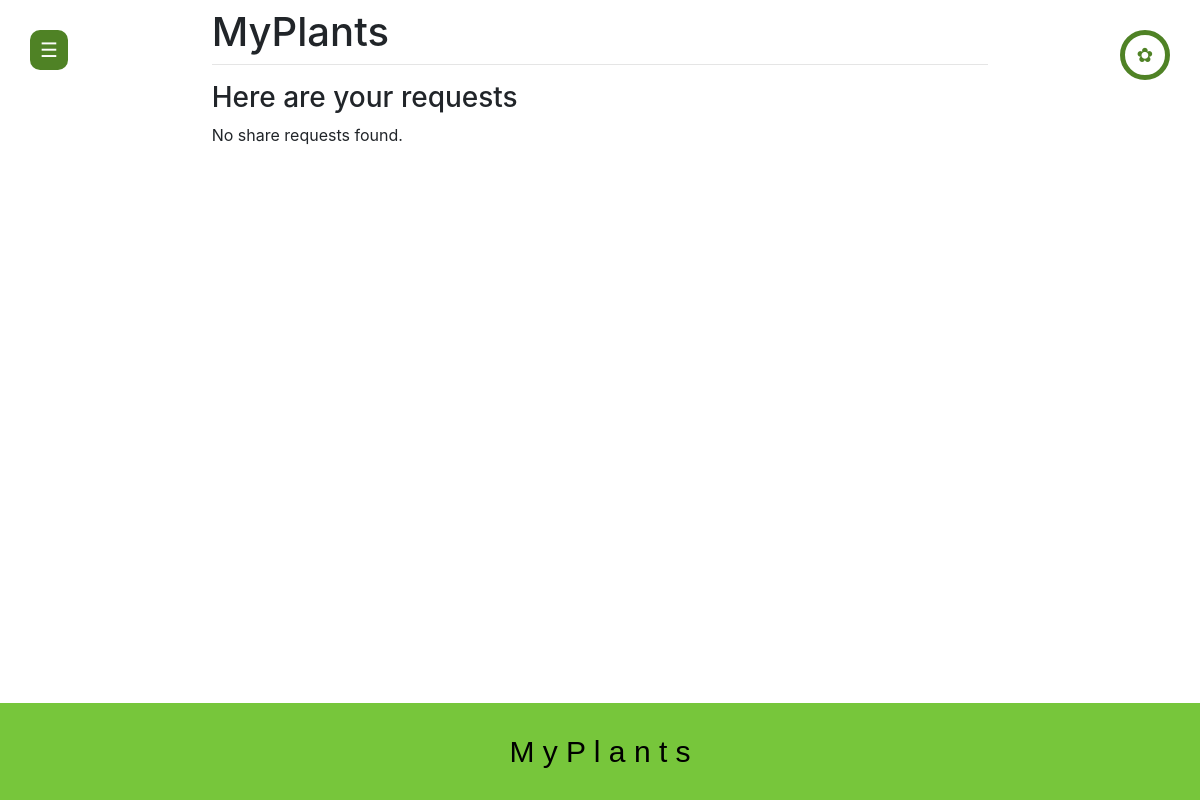
Before: /requests/ (signed in) with the older database file.
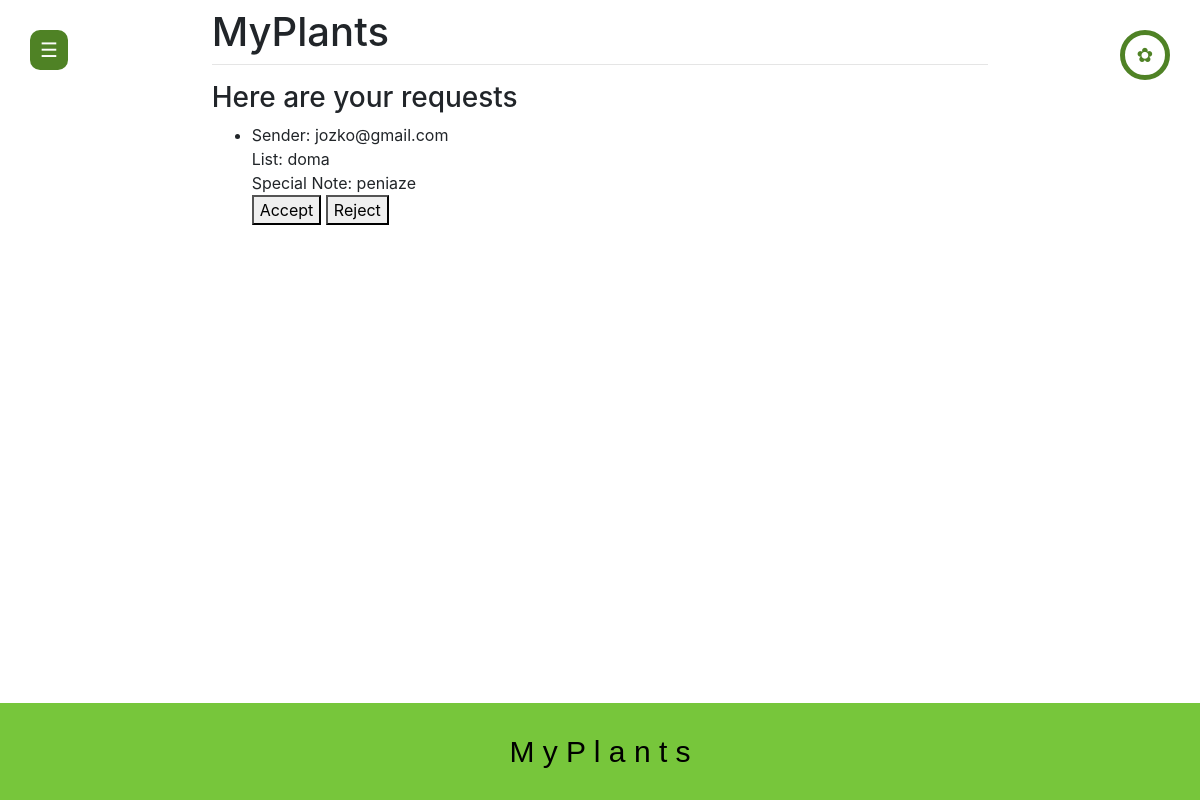
After: the same page with the newer database file.
### main/models.py (models this page shows)
class Requests(models.Model):
    senderID = models.ForeignKey(User, on_delete=models.CASCADE)
    listID = models.ForeignKey(PlantList, on_delete=models.CASCADE)
    receiverEmail = models.CharField(max_length=200)
    specialNote = models.CharField(max_length=200)
    def __str__(self):
        return str(self.listID)

class PlantList(models.Model):
    userID = models.ForeignKey(User, on_delete=models.CASCADE)
    location = models.CharField(max_length=200)
    plantAmount = models.IntegerField(default=0)
    def __str__(self):
        return self.location

### main/views.py (the view)
# urls.py: path("requests/", views.requests, name="requests"),
def requests(request):
    rqest = Requests.objects.filter(receiverEmail=request.user.email)
    print(rqest)
    return render(request, "main/requests.html", {'user_requests': rqest})

### main/templates/main/requests.html (shortened to what this page needs)
{% extends 'main/base.html' %}
{% block content %}
<h3>Here are your requests</h3>
{% if user_requests %}
<ul>
    {% for request in user_requests %}
    <li>
        Sender: {{ request.senderID.email }}<br>
        List: {{ request.listID }}<br>
        Special Note: {{ request.specialNote }}<br>
        <form method="POST">
            <button type="submit" name="action" value="accept">Accept</button>
            <button type="submit" name="action" value="reject">Reject</button>
        </form>
    </li>
    {% endfor %}
</ul>
{% else %}
<p>No share requests found.</p>
{% endif %}
{% endblock %}

### main/templates/main/base.html (shortened to what this page needs)
<!DOCTYPE html>
<html>
<head>
    <link rel="stylesheet" href="https://cdnjs.cloudflare.com/ajax/libs/font-awesome/6.0.0-beta3/css/all.min.css">
    <link rel="stylesheet" href="https://cdn.jsdelivr.net/npm/bootstrap@4.3.1/dist/css/bootstrap.min.css"
>
</head>
<body class="{% if not request.user.is_authenticated %}hide{% endif %}">
<button class="toggle-btn" onclick="toggleSidebar()">☰</button>
<div id="content" name="content" class="main">
    <div class="row justify-content-center">
        <div class="col-8">
            <h1 class="mt-2">MyPlants</h1>
            <hr class="mt-0 mb4">
            {% block content %}
            {% endblock %}
        </div>
    </div>
</div>
<div class="horizontal-sidebar">
    <p>M y P l a n t s</p>
</div>
{% if request.user.is_authenticated %}
    <a href="{% url 'profile' %}">
      <button class="circular-button" onclick="toggleSidebar()">
        &#10047;
    </button>
{% endif %}
</body>
</html>

### main/templates/main/base.html (style rules this page uses)
.main { margin-left: 0; padding: 0px 10px; transition: 0.5s; }
.toggle-btn { position: fixed; top: 30px; left: 30px; background-color: #4F8225; color: #FCFDFC; border: none; font-size: 20px; cursor: pointer; padding: 5px 10px; z-index: 2; border-radius: 10px; }
.horizontal-sidebar { background-color: #77C63B; color: #000000; padding: 10px 0; position: fixed; bottom: 0; width: 100%; }
.horizontal-sidebar p { font-size: 30px; text-align: center; font-family: sans-serif; }
.circular-button { position: fixed; top: 30px; right: 30px; background-color: transparent; color: #4F8225; border: 5px solid #4F8225; font-size: 20px; cursor: pointer; padding: 5px 10px; z-index: 2; border-radius: 50%; width: 50px; height: 50px; display: flex; justify-content: center; align-items: center; }

Changed rows visible on the page:
now on this page (row edited): Requests: senderID.email "jozko@gmail.com", listID "doma", specialNote "peniaze"
Other visible differences:
text no longer shown: "No share requests found."
